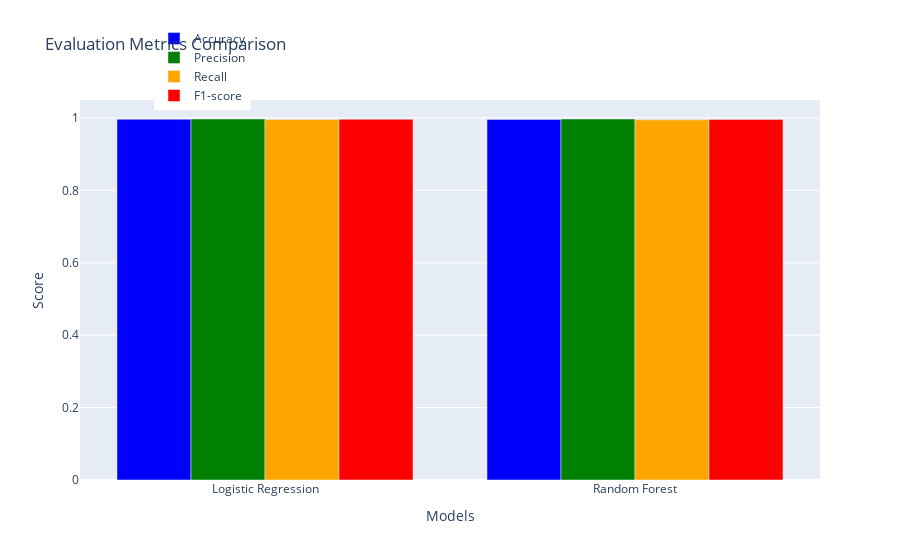

Notebook code for this chart:
### Code cell
import plotly.graph_objects as go

# List of evaluation metrics and their values for both models
models = ['Logistic Regression', 'Random Forest']
accuracy = [logreg_accuracy, rf_accuracy]
precision = [logreg_precision, rf_precision]
recall = [logreg_recall, rf_recall]
f1 = [logreg_f1, rf_f1]

# Create a figure with subplots
fig = go.Figure()

# Add traces for each evaluation metric
fig.add_trace(go.Bar(x=models, y=accuracy, name='Accuracy', marker_color='blue'))
fig.add_trace(go.Bar(x=models, y=precision, name='Precision', marker_color='green'))
fig.add_trace(go.Bar(x=models, y=recall, name='Recall', marker_color='orange'))
fig.add_trace(go.Bar(x=models, y=f1, name='F1-score', marker_color='red'))

# Update layout
fig.update_layout(title='Evaluation Metrics Comparison',
                  xaxis_title='Models',
                  yaxis_title='Score',
                  barmode='group',
                  legend=dict(x=0.1, y=1.2),
                  font=dict(size=12)
                  )

# Show the interactive plot
fig.show()

### Figure 1 — Plotly figure (JSON) as saved in the notebook; plotly's stock layout.template omitted (floating-point values rounded to 4 significant figures)
{"data": [{"marker": {"color": "blue"}, "name": "Accuracy", "type": "bar", "x": ["Logistic Regression", "Random Forest"], "y": [0.9962, 0.9959]}, {"marker": {"color": "green"}, "name": "Precision", "type": "bar", "x": ["Logistic Regression", "Random Forest"], "y": [0.997, 0.997]}, {"marker": {"color": "orange"}, "name": "Recall", "type": "bar", "x": ["Logistic Regression", "Random Forest"], "y": [0.9955, 0.9947]}, {"marker": {"color": "red"}, "name": "F1-score", "type": "bar", "x": ["Logistic Regression", "Random Forest"], "y": [0.9962, 0.9959]}], "layout": {"barmode": "group", "font": {"size": 12}, "legend": {"x": 0.1, "y": 1.2}, "title": {"text": "Evaluation Metrics Comparison"}, "xaxis": {"title": {"text": "Models"}}, "yaxis": {"title": {"text": "Score"}}}}
